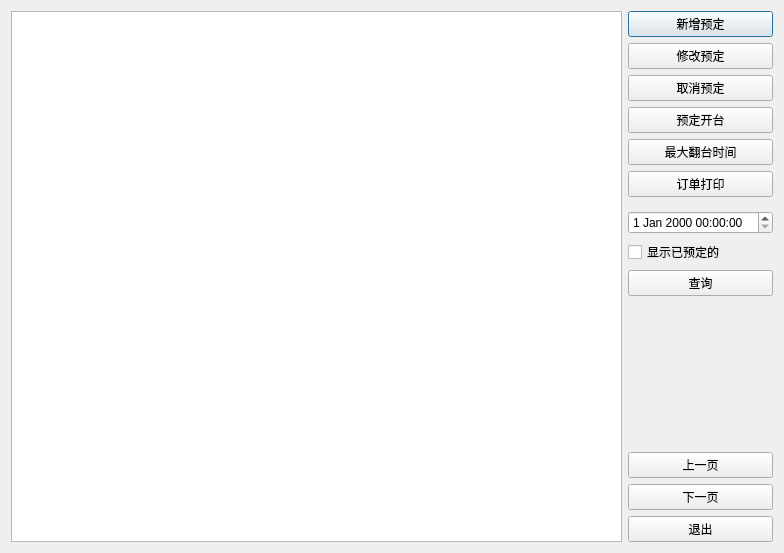
<?xml version="1.0" encoding="UTF-8"?>
<ui version="4.0">
 <class>w_scr_dish_restaurant_preorder</class>
 <widget class="QDialog" name="w_scr_dish_restaurant_preorder">
  <property name="geometry">
   <rect>
    <x>0</x>
    <y>0</y>
    <width>784</width>
    <height>553</height>
   </rect>
  </property>
  <property name="windowTitle">
   <string>Dialog</string>
  </property>
  <layout class="QHBoxLayout" name="horizontalLayout">
   <item>
    <widget class="lds_tableView" name="tableView"/>
   </item>
   <item>
    <layout class="QVBoxLayout" name="verticalLayout">
     <item>
      <widget class="lds_toolbar_button" name="pushButton_order">
       <property name="text">
        <string>新增预定</string>
       </property>
       <property name="outer_stylesheet" stdset="0">
        <string>pushbutton</string>
       </property>
      </widget>
     </item>
     <item>
      <widget class="lds_toolbar_button" name="pushButton_change">
       <property name="text">
        <string>修改预定</string>
       </property>
       <property name="outer_stylesheet" stdset="0">
        <string>pushbutton</string>
       </property>
      </widget>
     </item>
     <item>
      <widget class="lds_toolbar_button" name="pushButton_cancel">
       <property name="text">
        <string>取消预定</string>
       </property>
       <property name="outer_stylesheet" stdset="0">
        <string>pushbutton</string>
       </property>
      </widget>
     </item>
     <item>
      <widget class="lds_toolbar_button" name="pushButton_orderopentable">
       <property name="text">
        <string>预定开台</string>
       </property>
       <property name="outer_stylesheet" stdset="0">
        <string>pushbutton</string>
       </property>
      </widget>
     </item>
     <item>
      <widget class="lds_toolbar_button" name="pushButton_setting">
       <property name="text">
        <string>最大翻台时间</string>
       </property>
       <property name="outer_stylesheet" stdset="0">
        <string>pushbutton</string>
       </property>
      </widget>
     </item>
     <item>
      <widget class="lds_toolbar_button" name="pushButton_printbill">
       <property name="text">
        <string>订单打印</string>
       </property>
       <property name="outer_stylesheet" stdset="0">
        <string>pushbutton</string>
       </property>
      </widget>
     </item>
     <item>
      <widget class="QLabel" name="label">
       <property name="minimumSize">
        <size>
         <width>0</width>
         <height>2</height>
        </size>
       </property>
       <property name="maximumSize">
        <size>
         <width>16777215</width>
         <height>2</height>
        </size>
       </property>
       <property name="text">
        <string/>
       </property>
       <property name="outer_stylesheet" stdset="0">
        <string>line_div_h</string>
       </property>
      </widget>
     </item>
     <item>
      <widget class="lds_datetimeEdit" name="dateTimeEdit"/>
     </item>
     <item>
      <widget class="QCheckBox" name="checkBox_ch_state">
       <property name="text">
        <string>显示已预定的</string>
       </property>
      </widget>
     </item>
     <item>
      <widget class="lds_toolbar_button" name="pushButton_search">
       <property name="text">
        <string>查询</string>
       </property>
       <property name="outer_stylesheet" stdset="0">
        <string>pushbutton</string>
       </property>
      </widget>
     </item>
     <item>
      <spacer name="verticalSpacer">
       <property name="orientation">
        <enum>Qt::Vertical</enum>
       </property>
       <property name="sizeHint" stdset="0">
        <size>
         <width>20</width>
         <height>40</height>
        </size>
       </property>
      </spacer>
     </item>
     <item>
      <widget class="lds_toolbar_button" name="pushButton_previous">
       <property name="text">
        <string>上一页</string>
       </property>
       <property name="outer_stylesheet" stdset="0">
        <string>pushbutton</string>
       </property>
      </widget>
     </item>
     <item>
      <widget class="lds_toolbar_button" name="pushButton_next">
       <property name="text">
        <string>下一页</string>
       </property>
       <property name="outer_stylesheet" stdset="0">
        <string>pushbutton</string>
       </property>
      </widget>
     </item>
     <item>
      <widget class="lds_toolbar_button" name="pushButton_exit">
       <property name="text">
        <string>退出</string>
       </property>
       <property name="outer_stylesheet" stdset="0">
        <string>pushbutton</string>
       </property>
      </widget>
     </item>
    </layout>
   </item>
  </layout>
 </widget>
 <customwidgets>
  <customwidget>
   <class>lds_toolbar_button</class>
   <extends>QPushButton</extends>
   <header>lds_toolbar_button.h</header>
  </customwidget>
  <customwidget>
   <class>lds_datetimeEdit</class>
   <extends>QDateTimeEdit</extends>
   <header>lds_datetimeedit.h</header>
  </customwidget>
  <customwidget>
   <class>lds_tableView</class>
   <extends>QTableView</extends>
   <header>lds_tableview.h</header>
  </customwidget>
 </customwidgets>
 <resources/>
 <connections/>
</ui>
